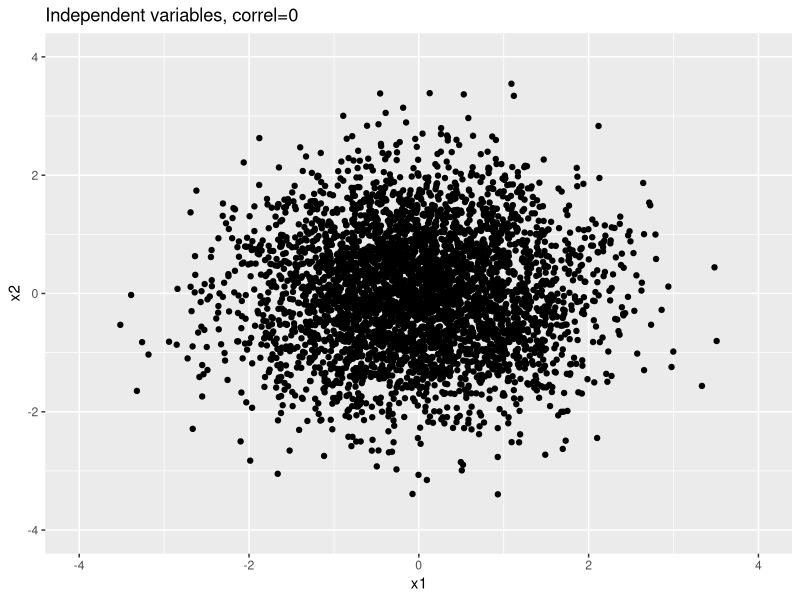
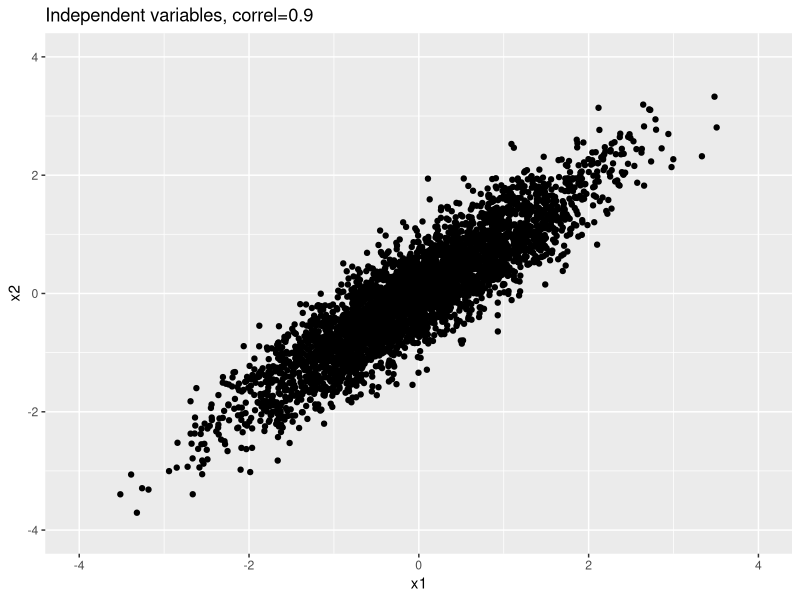
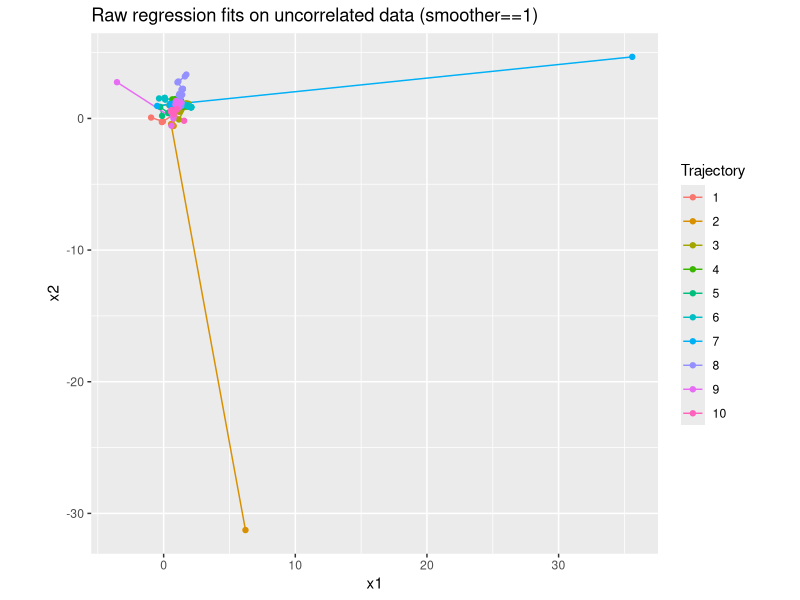
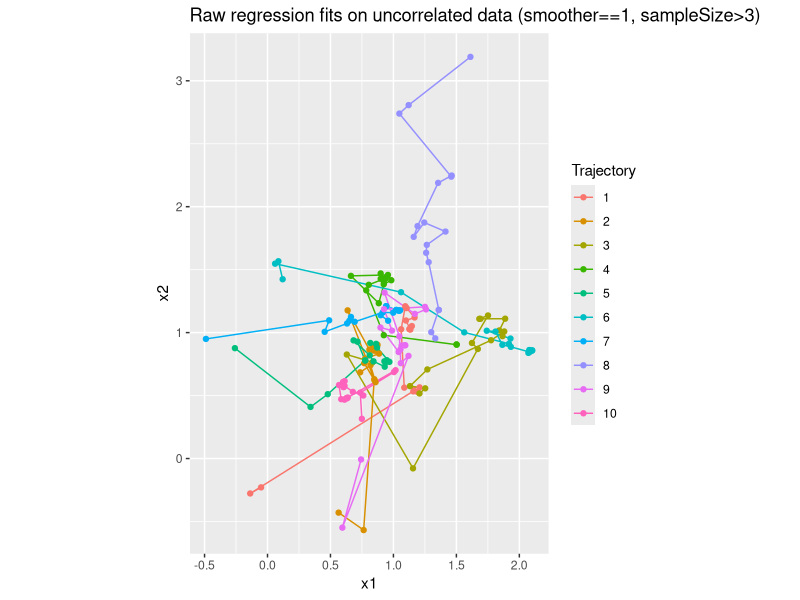
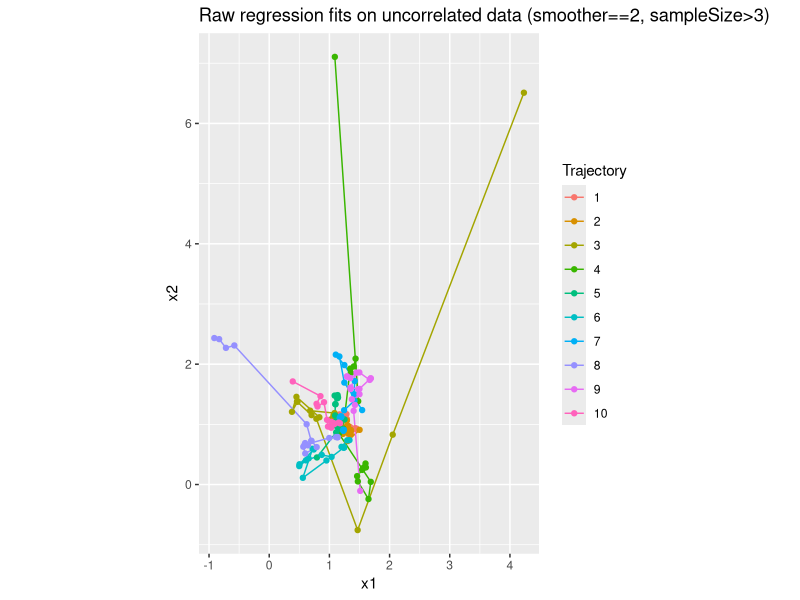

Generate these figures, in order, with R:
## ---- chunk 1
library(ggplot2)
## ---- chunk 2
maxSampleSize <- 50
maxNumTrajectories <- 10
maxNumSmoothersPerTrajectory <- 8
## ---- chunk 3
n <- maxSampleSize * maxNumTrajectories * maxNumSmoothersPerTrajectory
## ---- chunk 4
set.seed(1233)
X_base <- matrix(rnorm(2*n), n, 2)
colnames(X_base) <- c("x1", "x2")
Y_noise <- c(rnorm(n))
#colnames(Y_noise) <- c("y_noise")
ggplot(as.data.frame(X_base), aes(x1,x2))+geom_point()+labs(title="Independent variables, correl=0")+xlim(-4,4)+ylim(-4,4)
## ---- chunk 5
sigma <- matrix(c(1, 0.9, 0.9, 1), 2, 2) 
## ---- chunk 6
transform <- function(sigma, X) {
  M <- chol(sigma)
  newX <- X %*% M
  colnames(newX) <- colnames(X)
  return (newX)
}
## ---- chunk 7
X_correl_9 <- transform(sigma, X_base)
ggplot(as.data.frame(X_correl_9), aes(x1,x2))+geom_point()+labs(title="Independent variables, correl=0.9")+xlim(-4,4)+ylim(-4,4)
## ---- chunk 8
b0 <- 0; b1 <- 1; b2 <- 1
## ---- chunk 9
gen2dLinearY <- function(X, noise, b0=0, b1=1, b2=1) {
 new <- cbind(b0 +b1*X[,1] +b2*X[,2]+Y_noise, X[,1], X[,2])
 colnames(new) <- c("y", colnames(X)) # TODO: remove hard coding
 return(new)
}
## ---- chunk 10
Xmatrix <- gen2dLinearY(X_base, Y_noise)
## ---- chunk 11
calcStartRow <- function(trajIndex, smootherIndex, numSmoothersPerTrajectory, maxSampleSize) {
  (trajIndex-1)*numSmoothersPerTrajectory*maxSampleSize + (smootherIndex-1)*maxSampleSize + 1
}
fitRegDataFrame <- function (fittingData, formula, numTrajectories, numSmoothersPerTrajectory, minSampleSize, maxSampleSize, verbose=FALSE) {
   regData <- data.frame()
   for (trajIndex in 1:numTrajectories ) {
       for (smootherIndex in 1:numSmoothersPerTrajectory) {
      startRow <- calcStartRow(trajIndex, smootherIndex, numSmoothersPerTrajectory, maxSampleSize)
      for (sampleDataIndex in minSampleSize:maxSampleSize) {
                 if (verbose) {
                    cat("using rows ", startRow, " to ", (startRow+sampleDataIndex-1), "\n" )
                 }
             reg <-  lm(formula, data = fittingData[startRow:(startRow+sampleDataIndex-1),])
             regData <- rbind( regData, cbind( trajectoryIndex=trajIndex, smootherIndex=smootherIndex, sampleSize=sampleDataIndex, t(coef(reg)) ) )
      }
  }
}
return( regData )
}
## ---- chunk 12
fitFormula <- as.formula("y ~ x1 + x2")
myRegData <- fitRegDataFrame(as.data.frame(Xmatrix), fitFormula, maxNumTrajectories, maxNumSmoothersPerTrajectory, 3, 20, verbose=FALSE)
## ---- chunk 13
# install.packages("ggplot2") # if never downloaded before
library(ggplot2)
#
myRegDataToPlot <- subset(myRegData, smootherIndex==1)
ggplot(myRegDataToPlot, aes(x1, x2, color=as.factor(trajectoryIndex)))+geom_path()+geom_point()+coord_fixed()+labs(color="Trajectory")+labs(title="Raw regression fits on uncorrelated data (smoother==1)")#+xlim(-4,4)+ylim(-4,4)
# TODO: Title = typeOfFit + " on " + dataDesc
## ---- chunk 14
myRegDataToPlot <- subset(myRegData, smootherIndex==1 & sampleSize > 3)
ggplot(myRegDataToPlot, aes(x1, x2, color=as.factor(trajectoryIndex)))+geom_path()+geom_point()+coord_fixed()+labs(color="Trajectory")+labs(title="Raw regression fits on uncorrelated data (smoother==1, sampleSize>3)")#+xlim(-4,4)+ylim(-4,4)
## ---- chunk 15
myRegDataToPlot <- subset(myRegData, smootherIndex==2 & sampleSize > 3)
ggplot(myRegDataToPlot, aes(x1, x2, color=as.factor(trajectoryIndex)))+geom_path()+geom_point()+coord_fixed()+labs(color="Trajectory")+labs(title="Raw regression fits on uncorrelated data (smoother==2, sampleSize>3)")#+xlim(-4,4)+ylim(-4,4)
